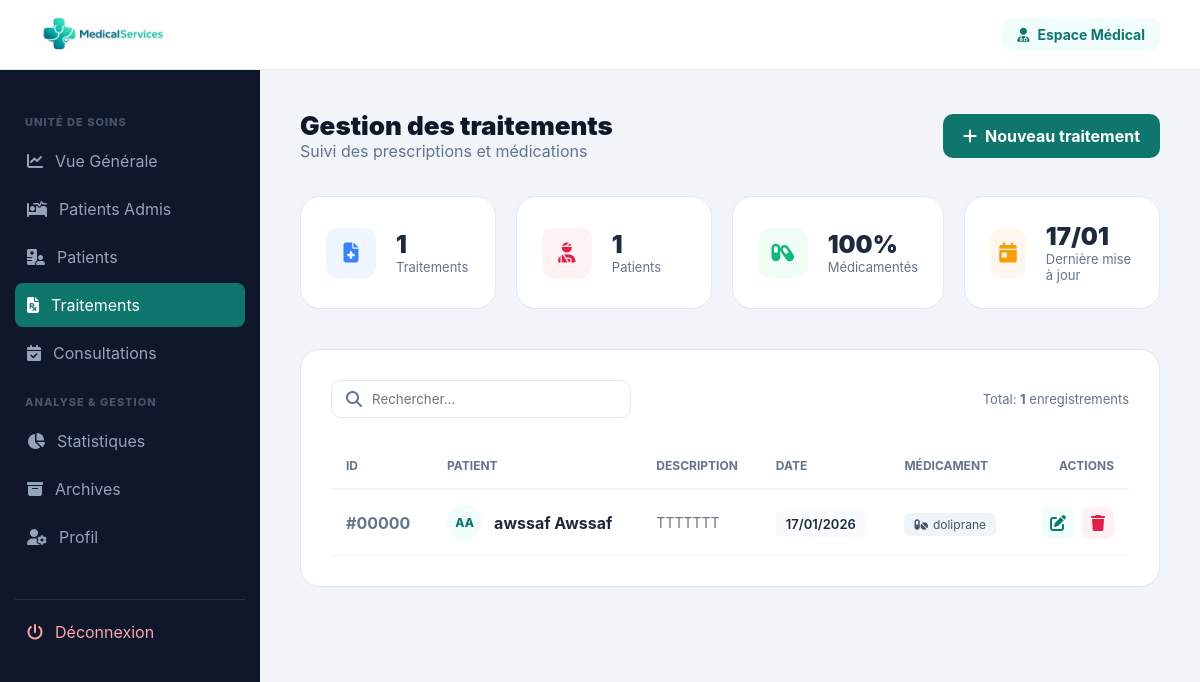
/traitement/list.php, run on an earlier commit of the app's database.
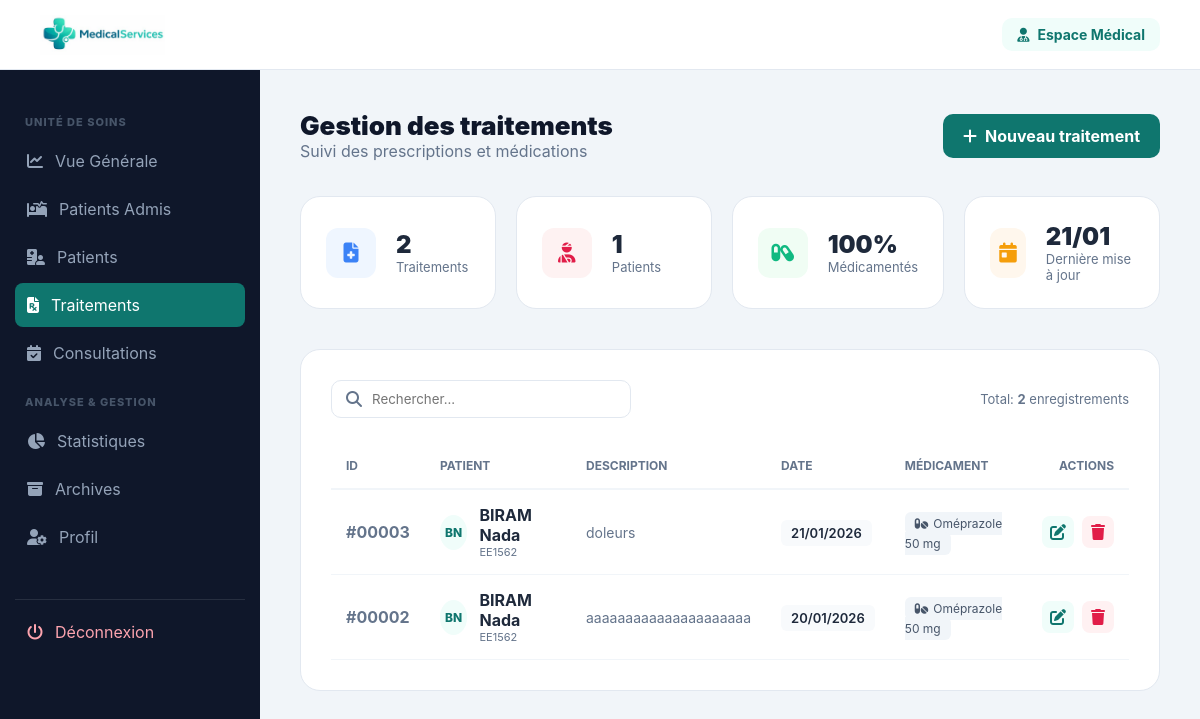
And on a later commit of the database.
### tables this page shows
CREATE TABLE `traitements` (
  `id_traitement` int(11) NOT NULL,
  `id_patient` int(11) NOT NULL,
  `code_traitement` varchar(20) DEFAULT NULL,
  `description` text NOT NULL,
  `date_traitement` date NOT NULL,
  `medicament` varchar(255) DEFAULT NULL,
  `suivi` text DEFAULT NULL,
  `date_creation` datetime DEFAULT current_timestamp(),
  `date_modification` datetime DEFAULT current_timestamp() ON UPDATE current_timestamp()
);

CREATE TABLE `patients` (
  `id_patient` int(11) NOT NULL,
  `CIN` varchar(10) NOT NULL,
  `nom` varchar(50) NOT NULL,
  `prenom` varchar(50) NOT NULL,
  `date_naissance` date DEFAULT NULL,
  `sexe` varchar(255) DEFAULT NULL,
  `adresse` varchar(100) DEFAULT NULL,
  `telephone` varchar(20) DEFAULT NULL,
  `email` varchar(50) DEFAULT NULL,
  `groupe_sanguin` varchar(255) NOT NULL,
  `statut` varchar(255) NOT NULL DEFAULT 'stable',
  `allergies` text NOT NULL,
  `date_inscription` timestamp NOT NULL DEFAULT current_timestamp(),
  `id_medecin` int(11) NOT NULL
);

### traitement/list.php (the view, shortened to what the changed rows need)
<?php
require_once '../config/connexion.php';
$page = isset($_GET['page']) ? intval($_GET['page']) : 1;
$limit = 15;
$offset = ($page - 1) * $limit;
$stmt = $pdo->query("SELECT COUNT(*) as total FROM traitements");
$total_traitements = $stmt->fetch()['total'];
$stmt = $pdo->prepare("
    SELECT t.*, p.nom, p.prenom, p.CIN, p.telephone
    FROM traitements t
    JOIN patients p ON t.id_patient = p.id_patient
    ORDER BY t.date_traitement DESC, t.id_traitement DESC
    LIMIT ? OFFSET ?
");
$stmt->bindValue(1, $limit, PDO::PARAM_INT);
$stmt->bindValue(2, $offset, PDO::PARAM_INT);
$stmt->execute();
$traitements = $stmt->fetchAll();
$stats = $pdo->query("
    SELECT
        COUNT(*) as total,
        COUNT(DISTINCT id_patient) as patients,
        SUM(CASE WHEN medicament IS NOT NULL AND medicament != '' THEN 1 ELSE 0 END) as avec_medicament,
        MAX(date_traitement) as dernier_traitement
    FROM traitements
")->fetch();
?>
<!DOCTYPE html>
<html lang="fr">
<head>
    <link rel="stylesheet" href="https://cdnjs.cloudflare.com/ajax/libs/font-awesome/6.5.0/css/all.min.css">
</head>
<body>
<div class="container">
    <main class="main-content">
        <div class="page-header">
            <div class="page-title">
                <h1>Gestion des traitements</h1>
            </div>
        </div>
        <div class="stats-grid">
            <div class="stat-card">
                <div>
                    <h3 style="font-size: 24px; font-weight: 900;"><?= number_format($stats['total']) ?></h3>
                    <p style="color: var(--text-muted); font-size: 13px;">Traitements</p>
                </div>
            </div>
            <div class="stat-card">
                <div>
                    <h3 style="font-size: 24px; font-weight: 900;"><?= $stats['dernier_traitement'] ? date('d/m', strtotime($stats['dernier_traitement'])) : '--' ?></h3>
                    <p style="color: var(--text-muted); font-size: 13px;">Dernière mise à jour</p>
                </div>
            </div>
        </div>
        <div class="table-container">
            <div class="table-toolbar">
                <div style="font-size: 13px; color: var(--text-muted);">
                    Total: <strong><?= number_format($total_traitements) ?></strong> enregistrements
                </div>
            </div>
            <?php if(count($traitements) > 0): ?>
                <table class="data-table" id="treatmentsTable">
                    <thead>
                        <tr>
                            <th>ID</th>
                            <th>Patient</th>
                            <th>Description</th>
                            <th>Date</th>
                            <th>Médicament</th>
                            <th style="text-align:right;">Actions</th>
                        </tr>
                    </thead>
                    <tbody>
                        <?php foreach($traitements as $t):
                            $initials = strtoupper(substr($t['nom'] ?? '', 0, 1) . substr($t['prenom'] ?? '', 0, 1));
                        ?>
                        <tr>
                            <td style="font-weight: 700; color: var(--text-muted);">#<?= str_pad($t['id_traitement'], 5, '0', STR_PAD_LEFT) ?></td>
                            <td>
                                <div class="patient-cell">
                                    <div class="patient-avatar"><?= $initials ?></div>
                                    <div class="patient-info">
                                        <div class="patient-name"><?= htmlspecialchars($t['nom'] . ' ' . $t['prenom']) ?></div>
                                        <div class="patient-cin"><?= htmlspecialchars($t['CIN'] ?? 'S/C') ?></div>
                                    </div>
                                </div>
                            </td>
                            <td>
                                <div style="color: var(--text-muted); font-size: 14px; max-width: 250px;" title="<?= htmlspecialchars($t['description']) ?>">
                                    <?= htmlspecialchars(mb_strimwidth($t['description'], 0, 60, '...')) ?>
                                </div>
                            </td>
                            <td><span class="date-badge"><?= date('d/m/Y', strtotime($t['date_traitement'])) ?></span></td>
                            <td>
                                <?php if(!empty($t['medicament'])): ?>
                                    <span class="medicament-tag"><i class="fas fa-pills" style="margin-right: 5px;"></i><?= htmlspecialchars(mb_strimwidth($t['medicament'], 0, 25, '...')) ?></span>
                                <?php else: ?>
                                    <span class="no-medicament">Aucun</span>
                                <?php endif; ?>
                            </td>
                            <td>
                                <div class="action-buttons" style="justify-content: flex-end;">
                                    <a href="edit.php?id=<?= $t['id_traitement'] ?>" class="btn-action btn-edit" title="Modifier"><i class="fas fa-edit"></i></a>
                                    <a href="delete.php?id=<?= $t['id_traitement'] ?>" class="btn-action btn-delete" onclick="return confirmDelete(<?= $t['id_traitement'] ?>)" title="Supprimer"><i class="fas fa-trash"></i></a>
                                </div>
                            </td>
                        </tr>
                        <?php endforeach; ?>
                    </tbody>
                </table>
            <?php endif; ?>
        </div>
    </main>
</div>
</body>
</html>

What changed in the data, as far as the page shows it:
removed traitements: id_traitement "00000", id_patient.prenom "AA", id_patient.prenom "awssaf Awssaf", description "TTTTTTT", date_traitement "17/01/2026", medicament "doliprane"
added traitements: id_traitement "00003", id_patient.prenom "BN", id_patient.prenom "BIRAM Nada", id_patient.CIN "EE1562", description "doleurs", date_traitement "21/01/2026", medicament "Oméprazole 50 mg"
added traitements: id_traitement "00002", id_patient.prenom "BN", id_patient.prenom "BIRAM Nada", id_patient.CIN "EE1562", description "aaaaaaaaaaaaaaaaaaaaa", date_traitement "20/01/2026", medicament "Oméprazole 50 mg"
Also different on the page:
$stats['total']: "1" → "2"
date('d/m', strtotime($stats['dernier_traitement'])): "17/01" → "21/01"
$total_traitements: "1" → "2"
